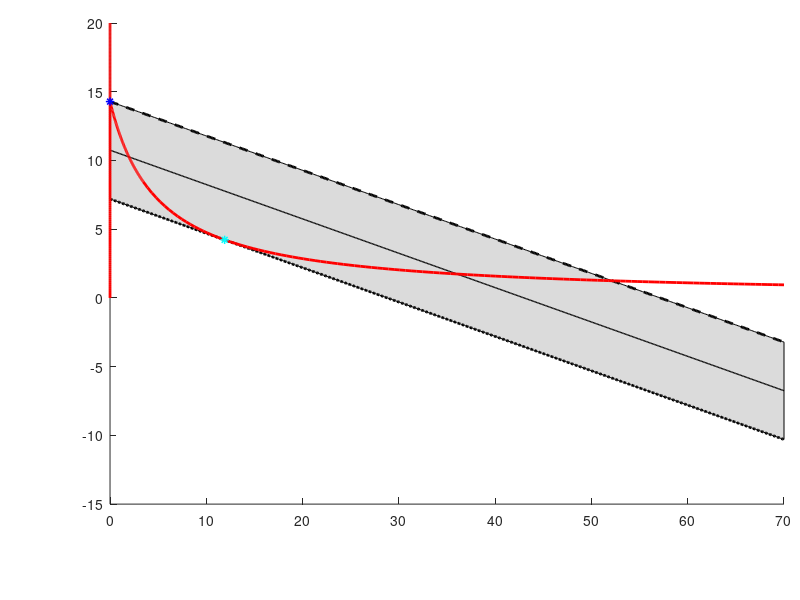

Here is the MATLAB script that generated this plot: (Note: this script raises an error after producing the figure.)
clear all
close all
clc

% gamma = 1/3; beta = 0.05; nu = 2; d_s = 2; d_i = 1; 
beta = 0.01; nu = 0.2; gamma = 1 / 7; d_s = 4; d_i = 1;

disp(['judge ' num2str(gamma/beta - 1/nu)])
disp(['judge ' num2str(gamma/beta - d_i/4/d_s)])
disp(['p_star ' num2str(-d_i + 2*sqrt(d_s*d_i*gamma/beta))])


disp(['judge condition di/ds - gamma*nu/beta :' num2str(d_i/d_s - gamma*nu/beta)])
disp(['p_star_low ' num2str(2*sqrt(d_s*d_i*gamma/beta/nu) - d_i/nu)])
disp(['p_star_up ' num2str(d_s*gamma/beta)])


i_right = 70;

%%
i_T = 0;
s_T = gamma/beta;

i_1 = sqrt(gamma/beta/nu)-1/nu;
i_Fq = linspace(0,i_1);
s_Fq = gamma./(beta.*(1+nu.*i_Fq));

i_2 = sqrt(d_s/d_i)*(sqrt(gamma/beta/nu))-1/nu;
i_Fh = linspace(i_1,i_2,20);
s_Fh = gamma./(beta.*(1+nu.*i_Fh));

i_D = linspace(i_2,i_right);
s_D = gamma./(beta.*(1+nu.*i_D));

%%
figure
set(gcf,"Position",[100 100 900 560])
axes('Position',[0.137533875338753 0.159821428571429 0.842466124661246 0.801785714285714]);
hold on 
ic = i_right;
sc = gamma./(beta.*(1+nu.*ic));

k = - d_i/d_s;

p2 = d_s * gamma/beta;
i_values = linspace(0,i_right,500+1);  
l2_s = k * i_values + p2/d_s;
plot(i_values,l2_s,'k--','LineWidth',2.0)

p3 = 2*sqrt(d_s*d_i*gamma/beta/nu) - d_i/nu;
i_values = linspace(0,i_right,500+1);  
l3_s = k * i_values + p3/d_s;
plot(i_values,l3_s,'k:','LineWidth',2.0)

disp(['p_up=' num2str(p2) ', p_low=' num2str(p3)])

pc = 43;
ic_values = linspace(0,i_right,500+1);  
lc_s = k * ic_values + pc/d_s;
plot(ic_values,lc_s,'k-','LineWidth',1.0)

x_fill = [i_values, fliplr(i_values)]; 
y_fill = [l2_s,fliplr(l3_s)]; 

fill(x_fill, y_fill, [0.3 0.3 0.3], 'FaceAlpha', 0.2);  

%%

plot(i_Fq,s_Fq,'r-','LineWidth',2.0)
plot(i_Fh,s_Fh,'r-','LineWidth',2.0)
plot(i_D,s_D,'r-','LineWidth',2.0)

up_s = 20;
plot(zeros(size(linspace(0,s_T,100+1))),linspace(0,s_T,100+1),'r-','LineWidth',2.0)
plot(zeros(size(linspace(s_T,up_s,100+1))),linspace(s_T,up_s,100+1),'r-','LineWidth',2.0)
plot(i_T,s_T,'b*','LineWidth',1.1)

i_D = sqrt(d_s/d_i)*(sqrt(gamma/beta/nu))-1/nu;
s_D = gamma/(beta*(1+nu*i_D));
plot(i_D,s_D,'c*','LineWidth',1.1)

ax = gca; 
ax.XTick = [0,10:10:70]; 
ax.XTickLabel = []; 
ax.XAxis.FontName = 'Times New Roman';
ax.TickLabelInterpreter = 'latex';

ax.YTick = [0,4:4:20]; 
ax.YTickLabel = {'0', '', '', '', '', '', '', ''}; 
ax.YAxis.FontName = 'Times New Roman'; 
ax.TickLabelInterpreter = 'latex';

ax.XAxis.TickDirection = 'in';
ax.YAxis.TickDirection = 'in';

xlim([0 i_right])
ylim([0 up_s])
xlabel('$I$','FontSize',48,'Interpreter','latex')
ylabel('$S$','FontSize',48,'Interpreter','latex')

annotation(gcf,'textbox',...
    [0.141462301587301 0.733035714285714 0.0507599206349209 0.0889654376514063],...
    'String',{'$T$'},'Interpreter','latex','FontSize',36,'Color', 'b',...
    'FitBoxToText', 'off', ...
    'EdgeColor', 'none');

annotation(gcf,'textbox',...
    [0.230614087301586 0.239285714285714 0.057163690476192 0.0949533956236418],...
    'String',{'$D$'},'Interpreter','latex','FontSize',36,'Color', 'c',...
    'FitBoxToText', 'off', ...
    'EdgeColor', 'none');

annotation(gcf,'textbox',...
    [0.704249007936504 0.216071428571428 0.269084325396829 0.106598863309113],...
    'String',{'$f(S,I)=0$'},...
    'FontSize',36,'Interpreter','latex','EdgeColor', 'none','Color', 'r',...
    'FitBoxToText','off');
annotation(gcf,'textbox',...
    [0.196533730158727 0.533928571428571 0.37513293650794 0.109476283647585],...
    'String',{'$d_{S}S+d_{I}I=P^{*}$'},...
    'Rotation',-28,...
    'FontSize',36,'Interpreter','latex','EdgeColor', 'none',...
    'FitBoxToText','off');

box('on');

gwLineWidth = 1.0;
set(gca,'XColor','k','YColor','k','TickLength',...
    [0.005 0.005],'FontSize',36,'linewidth',gwLineWidth,'layer','top');

figure_name = ['./Figure5a_intersect.eps'];
saveas(gcf, figure_name, 'epsc');

